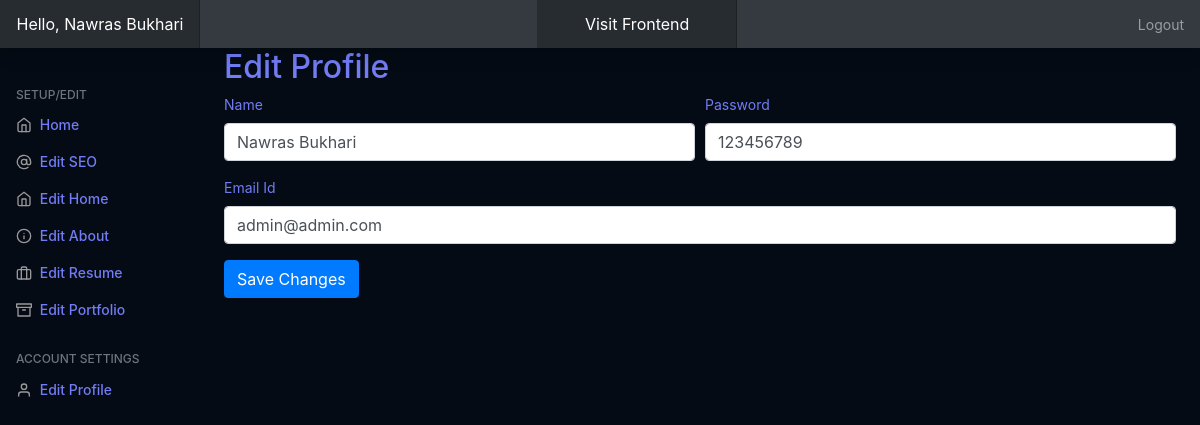
Page /admin/?editprofile=true (signed in) on the committed database.
### tables this page shows
CREATE TABLE `personal_setup` (
  `id` int(11) NOT NULL,
  `profilepic` varchar(250) NOT NULL,
  `name` varchar(250) NOT NULL,
  `twitter` varchar(200) NOT NULL,
  `facebook` varchar(200) NOT NULL,
  `instagram` varchar(200) NOT NULL,
  `skype` varchar(200) NOT NULL,
  `linkedin` varchar(200) NOT NULL,
  `github` varchar(200) NOT NULL,
  `homewallpaper` varchar(200) NOT NULL,
  `professions` varchar(200) NOT NULL,
  `location` text NOT NULL,
  `mobile` varchar(200) NOT NULL,
  `resume` varchar(250) NOT NULL,
  `emailid` varchar(200) NOT NULL
);

### admin/index.php (the view, shortened to what this page needs)
<?php
include('../include/db.php');
$query="SELECT * FROM personal_setup,aboutus_setup,basic_setup,admin_users";
$queryrun=mysqli_query($db,$query);
$data=mysqli_fetch_array($queryrun);
?>
<!doctype html>
<html lang="en">
  <head>
    <link href="../assets/vendor/bootstrap/css/bootstrap.min.css" rel="stylesheet">
    <link href="../assets/vendor/icofont/icofont.min.css" rel="stylesheet">
    <link href="../assets/vendor/boxicons/css/boxicons.min.css" rel="stylesheet">
    <link href="../assets/vendor/venobox/venobox.css" rel="stylesheet">
    <link href="../assets/vendor/owl.carousel/assets/owl.carousel.min.css" rel="stylesheet">
    <link href="../assets/vendor/aos/aos.css" rel="stylesheet">
<link href="assets/dist/css/bootstrap.css" rel="stylesheet">
    <link href="css/dashboard.css" rel="stylesheet">
  </head>
  <body>
    <nav class="navbar navbar-dark sticky-top bg-dark flex-md-nowrap p-0 shadow">
  <a class="navbar-brand col-md-3 col-lg-2 mr-0 px-3" style="text-align: center;" href="#">Hello, <?=$_SESSION['username']?></a>
  <a class="navbar-brand col-md-3 col-lg-2 mr-5 px-5" style="text-align: center;" href="http://localhost/porto/index">Visit Frontend</a>
  <ul class="navbar-nav px-3">
    <li class="nav-item text-nowrap">
      <a class="nav-link" href="php/logout.php">Logout</a>
    </li>
  </ul>
</nav>
<div class="container-fluid">
  <div class="row">
    <nav id="sidebarMenu" class="col-md-3 col-lg-2 d-md-block bg-light sidebar collapse">
      <div class="sidebar-sticky pt-3">
        <ul class="nav flex-column">
          <h6 class="sidebar-heading d-flex justify-content-between align-items-center px-3 mt-4 mb-1 text-muted">
          <span>Setup/Edit</span>
        </h6>
        <li class="nav-item">
            <a class="nav-link" href="../admin/">
              <span data-feather="home"></span>
            Home
            </a>
          </li>
         <li class="nav-item">
            <a class="nav-link" href="?editseo=true">
              <span data-feather="at-sign"></span>
              Edit SEO
            </a>
          </li>
          <li class="nav-item">
            <a class="nav-link" href="?edithome=true">
              <span data-feather="home"></span>
              Edit Home
            </a>
          </li>
          <li class="nav-item">
            <a class="nav-link" href="?editabout=true">
              <span data-feather="info"></span>
              Edit About
            </a>
          </li>
          <li class="nav-item">
            <a class="nav-link" href="?editresume=true">
              <span data-feather="briefcase"></span>
              Edit Resume
            </a>
          </li>
          <li class="nav-item">
            <a class="nav-link" href="?editportfolio=true">
              <span data-feather="archive"></span>
              Edit Portfolio
            </a>
          </li>
        </ul>
        <h6 class="sidebar-heading d-flex justify-content-between align-items-center px-3 mt-4 mb-1 text-muted">
          <span>Account Settings</span>
        </h6>
        <ul class="nav flex-column mb-2">
          <li class="nav-item">
            <a class="nav-link" href="?editprofile=true">
              <span data-feather="user"></span>
              Edit Profile
            </a>
          </li>
        </ul>
      </div>
    </nav>
    <main role="main" class="col-md-9 ml-sm-auto col-lg-10 px-md-4">
<?php
     if(isset($_GET['edithome'])){
     include('php/home.php');
     }else if(isset($_GET['editabout'])){
         include('php/about.php');
     }else if(isset($_GET['editresume'])){
       include('php/resume.php');
     }else if(isset($_GET['editportfolio'])){
      include('php/portfolio.php');
     }else if(isset($_GET['editseo'])){
         include('php/seo.php');
     }else if(isset($_GET['editprofile'])){ ?>
        <h2>Edit Profile</h2>
         <form method="post" action="php/uprofile.php">
         <div class="form-row">
             <div class="form-group col-md-6">
    <label for="ptitle">Name</label>
    <input type="text" name="username" value="<?=$data['username']?>" class="form-control" id="ptitle" placeholder="Monu Giri">
  </div>
        <div class="form-group col-md-6">
    <label for="psubtitle">Password</label>
    <input type="text" name="userpass" value="<?=$data['user_pass']?>" class="form-control" id="psubtitle" placeholder="*************">
  </div>
        <div class="form-group col-md-12">
    <label for="psubtitle">Email Id</label>
    <input type="text" name="userid" value="<?=$data['user_id']?>" class="form-control" id="psubtitle" placeholder="admin@admin.com">
  </div>
         </div>
         <input type="submit" name="uprofile" class="btn btn-primary" value="Save Changes">
         </form>
    <?php }else{
         include('php/welcome.php');
     } ?>
    </main>
  </div>
</div>
        <script src="js/dashboard.js"></script></body>
</html>

### admin/css/dashboard.css (style rules this page uses)
body { font-size: .875rem; }
.feather { width: 16px; height: 16px; vertical-align: text-bottom; }
.sidebar { position: fixed; top: 0; bottom: 0; left: 0; z-index: 100; padding: 48px 0 0; box-shadow: inset -1px 0 0 rgba(0, 0, 0, .1); }
.sidebar-sticky { position: relative; top: 0; height: calc(100vh - 48px); padding-top: .5rem; overflow-x: hidden; overflow-y: auto; }
.sidebar .nav-link { font-weight: 500; color: #727cf5; }
.sidebar .nav-link .feather { margin-right: 4px; color: #999; }
.sidebar-heading { font-size: .75rem; text-transform: uppercase; }
.navbar-brand { padding-top: .75rem; padding-bottom: .75rem; font-size: 1rem; background-color: rgba(0, 0, 0, .25); box-shadow: inset -1px 0 0 rgba(0, 0, 0, .25); }

### rows in the picture
personal_setup: username "Nawras Bukhari", userpass "123456789", userid "admin@admin.com"

### other values in the picture
$_SESSION['username'] "Nawras Bukhari"
